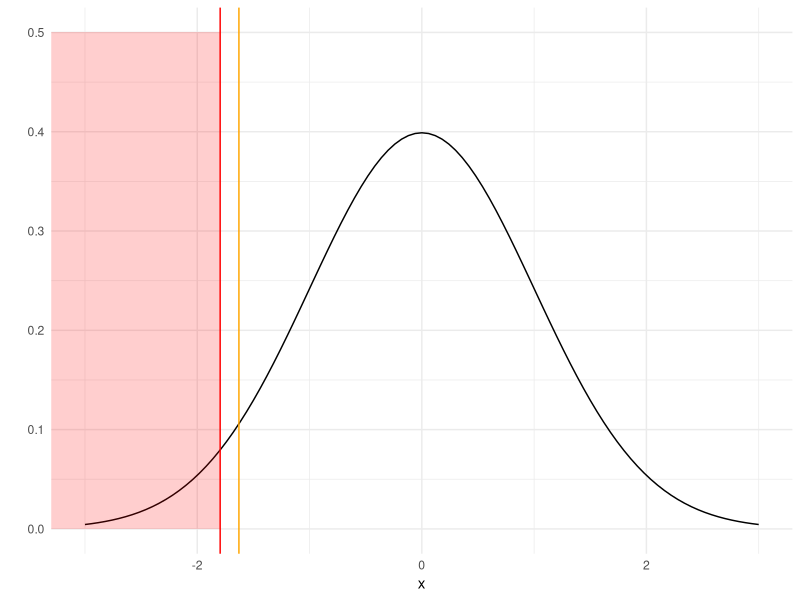
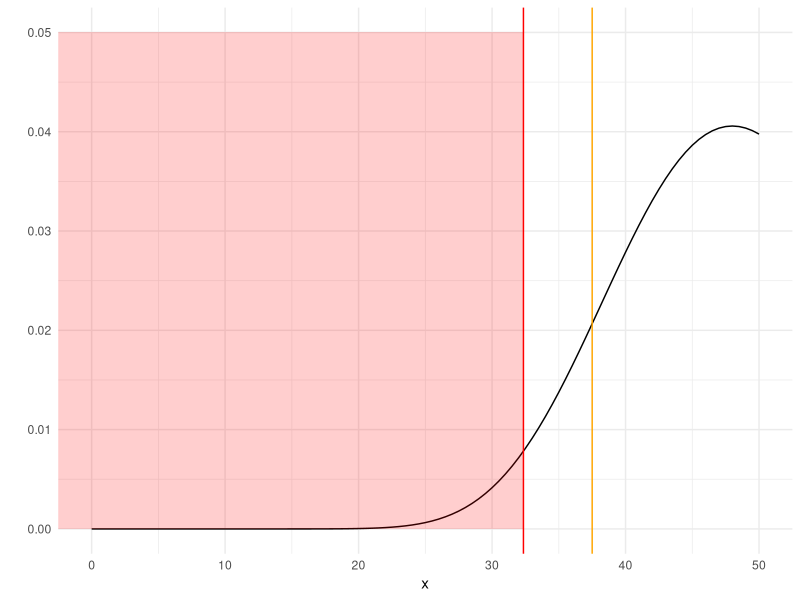
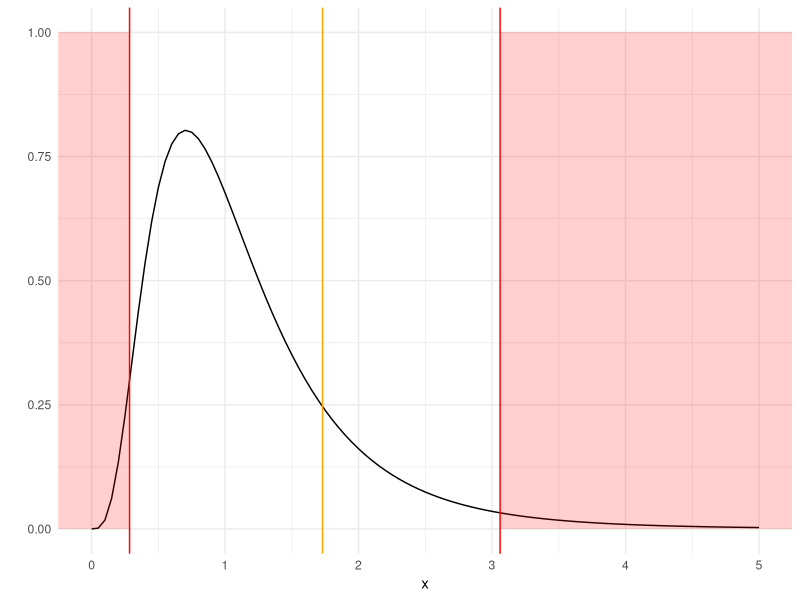

Write the R code that produced these figures, in order.
## ---- chunk 1
library(tidyverse)
ggplot(data = data.frame(x = c(-3, 3)), aes(x)) +
  stat_function(fun = dnorm, n = 101, args = list(mean = 0, sd = 1)) + 
  ylab("")+
  theme_minimal() +
  geom_vline(xintercept = -1.7959, color = "red")+
  geom_rect(aes(xmin=-Inf,xmax=-1.7959,ymin=0,ymax=.5),alpha=0.1,fill="red")+
  geom_vline(xintercept = -1.6289, color = "orange")
## ---- chunk 2
library(tidyverse)
ggplot(data = data.frame(x = c(0, 50)), aes(x)) +
  stat_function(fun = dchisq, n = 101, args = list(df = 50)) + 
  ylab("")+
  theme_minimal() +
  geom_vline(xintercept = 32.35, color = "red")+
  geom_rect(aes(xmin=-Inf,xmax=32.35,ymin=0,ymax=.05),alpha=0.1,fill="red")+
  geom_vline(xintercept = 37.5, color = "orange")
## ---- chunk 3
library(tidyverse)
ggplot(data = data.frame(x = c(0, 5)), aes(x)) +
  stat_function(fun = df, n = 101, args = list(df1 = 10, df2 = 15)) + 
  ylab("")+
  theme_minimal() +
  geom_vline(xintercept = 3.06, color = "red")+
  geom_vline(xintercept = 0.2841, color = "red")+
  geom_rect(aes(xmin=3.06,xmax=Inf,ymin=0,ymax=1),alpha=0.1,fill="red")+
  geom_rect(aes(xmin=-Inf,xmax=0.2841,ymin=0,ymax=1),alpha=0.1,fill="red")+
  geom_vline(xintercept = 1.73, color = "orange")
